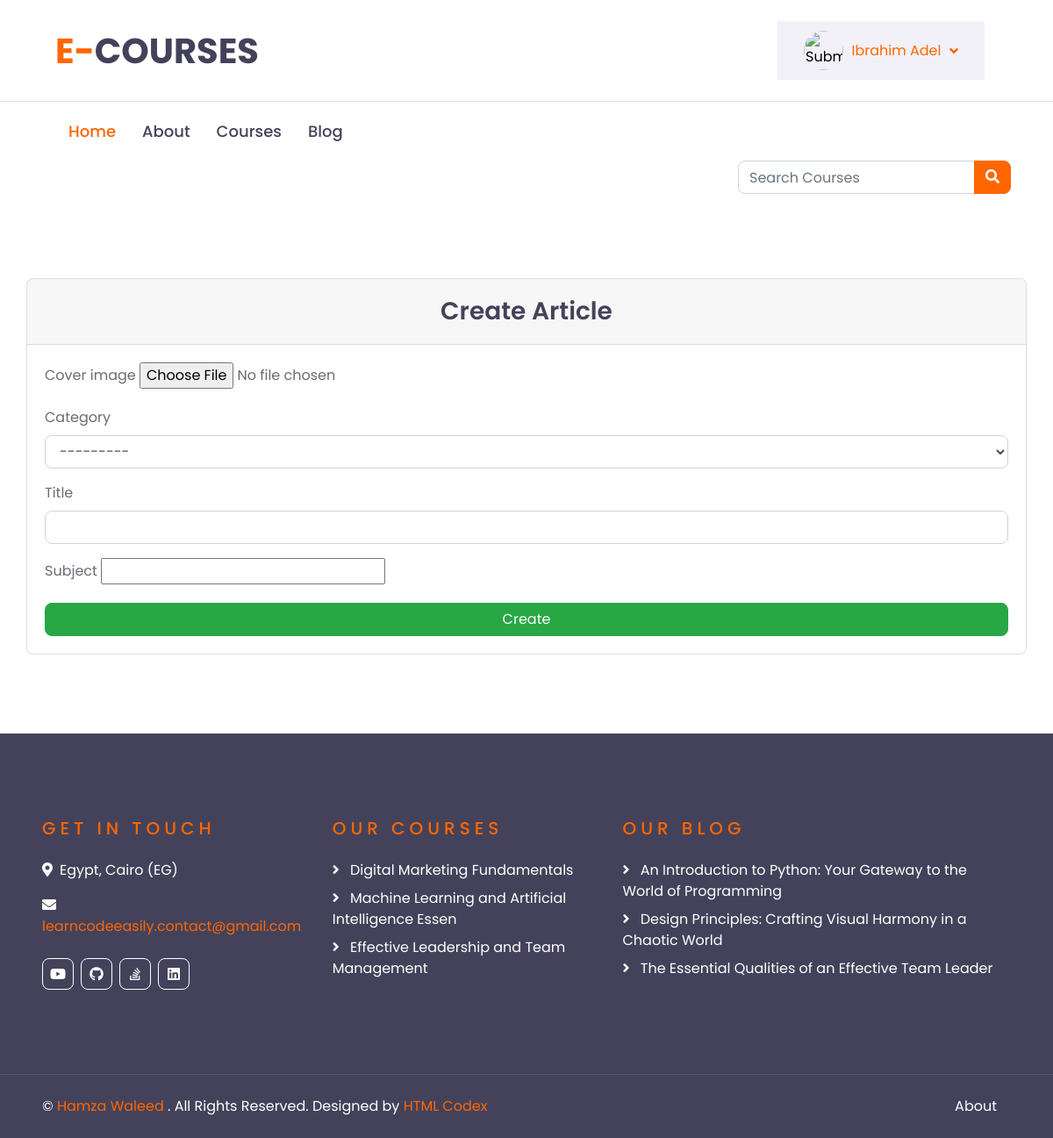
Screenshot of /blog/create/ (signed in) with the database file from the repository.
### academy_courses/models.py (models this page shows, shortened)
class Urls(models.Model):
    title = models.CharField(max_length=30, default="My Urls")
    icon = models.CharField(
        default='Select an icon',
        choices=SOCIAL_MEDIA_ICONS,
        max_length=100
    )
    url = models.URLField()

class Course(models.Model):
    name = models.CharField(max_length=50)
    description = models.TextField(max_length=5000)
    price = models.FloatField()
    hour = models.IntegerField()
    min = models.IntegerField()
    image = models.ImageField()
    created_at = models.DateTimeField(auto_now_add=True)
    updated_at = models.DateTimeField(auto_now=True)

### academy_blog/models.py (models this page shows, shortened)
class Article(models.Model):
    cover_image = models.ImageField()
    category = models.ForeignKey(Category, on_delete=models.PROTECT)
    title = models.CharField(max_length=100)
    subject = HTMLField(max_length=10000)
    created_at = models.DateTimeField(auto_now_add=True)
    updated_at = models.DateTimeField(auto_now=True)

### academy_blog/views.py (the view)
# urls.py: path('create/', views.ArticleCreateView.as_view(), name='article_create'),
@method_decorator(user_passes_test(user_is_staff, login_url=reverse_lazy('notaccess')), name='dispatch')
class ArticleCreateView(LoginRequiredMixin, CreateView):
    model = Article
    form_class = ArticleForm
    template_name = 'create.html'
    success_url = reverse_lazy('article_view')

### academy_blog/froms.py
class ArticleForm(forms.ModelForm):
    subject = forms.CharField(widget=TinyMCE(attrs={'cols': 80, 'rows': 30}))
    class Meta:
        model = Article
        fields = ['cover_image', 'category', 'title', 'subject']
        widgets = {
            'category': forms.Select(attrs=field_attrs),
            'title': forms.TextInput(attrs=field_attrs),
        }

### academy_blog/models.py (called while the page is built)
    def __str__(self):
        return self.title

### academy_blog/views.py (called while the page is built)
def user_is_staff(user):
    return user.is_staff

### academy_courses/custom_context_proccessor.py (called while the page is built)
def slider_footer(request):
    course = Course.objects.all()[:20]
    opinion = Opinion.objects.all()
    url = Urls.objects.all()
    article = Article.objects.all()[:20]
    return {
        'courses': course,
        'opinions': opinion,
        'urls': url,
        'arts': article
    }

def category(request):
    cat = Category.objects.all()
    latest_article = Article.objects.order_by('-created_at')[:10]
    return {
        'cats': cat,
        'la_ar': latest_article,
    }

def slider_image(request):
    image = Slider.objects.first()
    return {
        'slide': image,
    }

### academy_blog/templates/create.html (shortened to what this page needs)
{% extends 'base.html' %}
{% load i18n %}
{% block content %}
    <div class="container">
        <div class="row justify-content-md-center">
            <div class="card col-md-12 px-0">
                <div class="card-header text-center">
                    <h3 class="mb-0 py-2">{% trans 'Create Article' %}</h3>
                </div>
                <div class="card-body">
                    <form method="post" enctype="multipart/form-data">
                        {% for field in form %}
                            <div class="mb-3">
                                <label class="form-label">{{ field.label }}</label>
                                {{ field }}
                            </div>
                        {% endfor %}
                        <div class="d-grid gap-2">
                            <button type="submit" class="btn btn-success btn-block">
                                {% translate 'Create' %}
                            </button>
                        </div>
                    </form>
                </div>
            </div>
        </div>
    </div>
{% endblock content %}

### academy_courses/templates/partials/header.html (shortened to what this page needs)
{% load i18n %}
{% load static %}
<div class="container-fluid d-none d-lg-block">
    <div class="row align-items-center py-4 px-xl-5">
        <div class="col-lg-3">
            <a href="/" class="text-decoration-none">
                <h1 class="m-0"><span class="text-primary">{% trans 'E-' %}</span>{% trans 'COURSES' %}</h1>
            </a>
        </div>
        {% if user.is_authenticated %}
            <div class="col-lg-9 d-flex align-items-center justify-content-end">
                <div class="col-lg-4 d-none d-lg-block">
                    <a class="d-flex align-items-center justify-content-between bg-secondary w-100 text-decoration-none" data-toggle="collapse" href="#navbar-vertical" style="height: 67px; padding: 0 30px;">
                        <input type="image" id="myimage"  style="height:45px;width:45px;border-radius: 50%;" src="{{ user.profile.profile_image.url }}" />
                        <p class="text-primary m-0">
                            {{ user.first_name }}  {{ user.last_name }}
                        </p>
                        <i class="fa fa-angle-down text-primary"></i>
                    </a>
                </div>
            </div>
        {% else %}
            <div class="col-lg-9 d-flex align-items-center justify-content-end">
                <a class="btn btn-dark py-2 px-4 d-none d-lg-block" href="{% url 'register' %}">{% trans 'Join Now' %}</a>
                <a class="btn btn-outline-primary py-2 px-4 ml-2 d-none d-lg-block" href="{% url 'login' %}">{% trans 'Login' %}</a>
            </div>
        {% endif %}
    </div>
</div>
<div class="container-fluid">
    <div class="row border-top px-xl-5">
        <div class="col-lg-9">
            <nav class="navbar navbar-expand-lg bg-light navbar-light py-3 py-lg-0 px-0">
                <div class="collapse navbar-collapse justify-content-between" id="navbarCollapse">
                    <div class="navbar-nav py-0">
                        <a href="/" class="nav-item nav-link active"> {% trans 'Home' %} </a>
                        <a href="{% url 'about' %}" class="nav-item nav-link"> {% trans 'About' %} </a>
                        <a href="{% url 'course' %}" class="nav-item nav-link"> {% trans 'Courses' %} </a>
                        <a href="{% url 'article_view' %}" class="nav-item nav-link"> {% trans 'Blog' %} </a>
                    </div>
                </div>
            </nav>
        </div>
        <form action="{% url 'course' %}" class="form-inline ml-auto px-lg-0">
            <div class="input-group">
                <input
                    value="{{ request.GET.query }}"
                    name="query"
                    type="text"
                    class="form-control"
                    style="width: 270px;"
                    placeholder="{% translate 'Search Courses' %}"
                />
                <div class="input-group-append">
                    <button class="btn btn-primary" type="submit">
                        <i class="fa fa-search"></i>
                    </button>
                </div>
            </div>
        </form>
    </div>
</div>

### academy_courses/templates/partials/footer.html
{% load i18n %}
<div class="container-fluid bg-dark text-white py-5 px-sm-3 px-lg-5" style="margin-top: 90px;">
    <div class="row pt-5">
        <div class="col-lg-7 col-md-12">
            <div class="row">
                <div class="col-md-6 mb-5">
                    <h5 class="text-primary text-uppercase mb-4" style="letter-spacing: 5px;">{% trans 'Get In Touch' %}</h5>
                    <p><i class="fa fa-map-marker-alt mr-2"></i>{% trans 'Egypt, Cairo (EG)' %}</p>
                    <p><i class="fa fa-envelope mr-2"></i><a href="javascript:openmail();">learncodeeasily.contact@gmail.com</a></p>
                    <div class="d-flex justify-content-start mt-4">
                        {% for url in urls %}
                            <a class="btn btn-outline-light btn-square mr-2" href="{{ url.url }}"><i class="fab {{ url.icon }}"></i></a>
                        {% endfor %}
                    </div>
                </div>
                <div class="col-md-6 mb-5">
                    <h5 class="text-primary text-uppercase mb-4" style="letter-spacing: 5px;">{% trans 'Our Courses' %}</h5>
                    <div class="d-flex flex-column justify-content-start">
                        {% for course in courses %}
                            <a class="text-white mb-2" href="{% url 'course_list' course.id %}"><i class="fa fa-angle-right mr-2"></i> {{ course.name }} </a>
                        {% endfor %}
                    </div>
                </div>
            </div>
        </div>
        <div class="col-lg-5 col-md-12 mb-5">
            <h5 class="text-primary text-uppercase mb-4" style="letter-spacing: 5px;">{% trans 'Our Blog' %}</h5>
            <div class="d-flex flex-column justify-content-start">
                {% for art in arts %}
                    <a class="text-white mb-2" href="{% url 'article_detail' art.id %}"><i class="fa fa-angle-right mr-2"></i> {{ art.title }} </a>
                {% endfor %}
            </div>
        </div>
    </div>
</div>
<div class="container-fluid bg-dark text-white border-top py-4 px-sm-3 px-md-5" style="border-color: rgba(256, 256, 256, .1) !important;">
    <div class="row">
        <div class="col-lg-6 text-center text-md-left mb-3 mb-md-0">
            <p class="m-0 text-white">&copy; <a href="/">{% trans 'Hamza Waleed' %}</a> {% trans '. All Rights Reserved. Designed by' %}<a href="https://htmlcodex.com"> HTML Codex</a>
            </p>
        </div>
        <div class="col-lg-6 text-center text-md-right">
            <ul class="nav d-inline-flex">
                <li class="nav-item">
                    <a class="nav-link text-white py-0" href="{% url 'about' %}">{% trans 'About' %}</a>
                </li>
            </ul>
        </div>
    </div>
</div>

### rows the page displays
Course: name "Digital Marketing Fundamentals"
Course: name "Machine Learning and Artificial Intelligence Essen"
Course: name "Effective Leadership and Team Management"
Article: title "An Introduction to Python: Your Gateway to the World of Programming"
Article: title "Design Principles: Crafting Visual Harmony in a Chaotic World"
Article: title "The Essential Qualities of an Effective Team Leader"

### other values shown
{{ user.first_name }} "Ibrahim"
{{ user.last_name }} "Adel"
{{ field.label }} "Cover image" "Category" "Title" "Subject"
